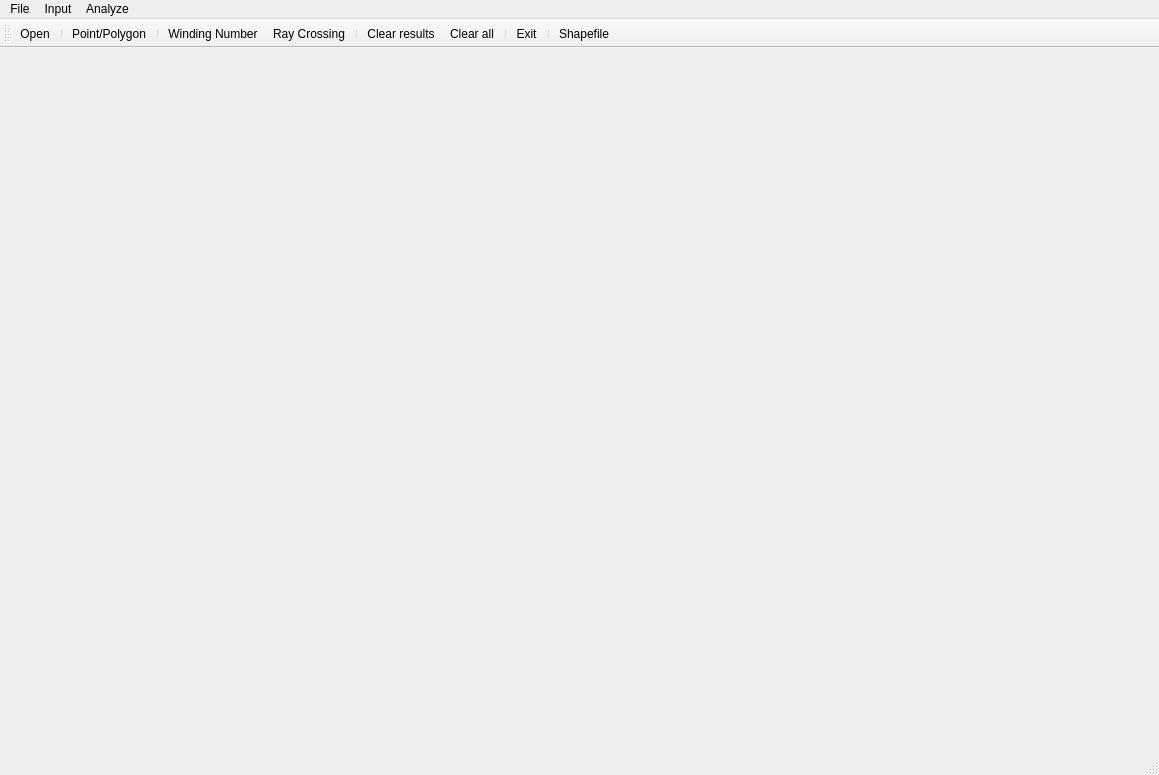
<?xml version="1.0" encoding="UTF-8"?>
<ui version="4.0">
 <class>MainForm</class>
 <widget class="QMainWindow" name="MainForm">
  <property name="geometry">
   <rect>
    <x>0</x>
    <y>0</y>
    <width>1159</width>
    <height>775</height>
   </rect>
  </property>
  <property name="windowTitle">
   <string>Analyze point and polyhon position</string>
  </property>
  <widget class="QWidget" name="centralwidget">
   <layout class="QHBoxLayout" name="horizontalLayout">
    <item>
     <widget class="Draw" name="Canvas" native="true">
      <property name="sizePolicy">
       <sizepolicy hsizetype="Expanding" vsizetype="Expanding">
        <horstretch>0</horstretch>
        <verstretch>0</verstretch>
       </sizepolicy>
      </property>
     </widget>
    </item>
   </layout>
  </widget>
  <widget class="QMenuBar" name="menubar">
   <property name="geometry">
    <rect>
     <x>0</x>
     <y>0</y>
     <width>1159</width>
     <height>23</height>
    </rect>
   </property>
   <widget class="QMenu" name="menuFile">
    <property name="title">
     <string>File</string>
    </property>
    <addaction name="actionOpen"/>
    <addaction name="separator"/>
    <addaction name="actionExit"/>
    <addaction name="actionShapefile"/>
   </widget>
   <widget class="QMenu" name="menuInput">
    <property name="title">
     <string>Input</string>
    </property>
    <addaction name="actionPoint_Polygon"/>
    <addaction name="separator"/>
    <addaction name="actionClear_data"/>
    <addaction name="actionClear_all"/>
   </widget>
   <widget class="QMenu" name="menuAnalyze">
    <property name="title">
     <string>Analyze</string>
    </property>
    <addaction name="actionWinding_Number"/>
    <addaction name="actionRay_Crossing"/>
   </widget>
   <addaction name="menuFile"/>
   <addaction name="menuInput"/>
   <addaction name="menuAnalyze"/>
  </widget>
  <widget class="QStatusBar" name="statusbar"/>
  <widget class="QToolBar" name="toolBar">
   <property name="windowTitle">
    <string>toolBar</string>
   </property>
   <attribute name="toolBarArea">
    <enum>TopToolBarArea</enum>
   </attribute>
   <attribute name="toolBarBreak">
    <bool>false</bool>
   </attribute>
   <addaction name="actionOpen"/>
   <addaction name="separator"/>
   <addaction name="actionPoint_Polygon"/>
   <addaction name="separator"/>
   <addaction name="actionWinding_Number"/>
   <addaction name="actionRay_Crossing"/>
   <addaction name="separator"/>
   <addaction name="actionClear_data"/>
   <addaction name="actionClear_all"/>
   <addaction name="separator"/>
   <addaction name="actionExit"/>
   <addaction name="separator"/>
   <addaction name="actionShapefile"/>
  </widget>
  <action name="actionOpen">
   <property name="icon">
    <iconset resource="icons.qrc">
     <normaloff>:/icons/open_file.png</normaloff>:/icons/open_file.png</iconset>
   </property>
   <property name="text">
    <string>Open</string>
   </property>
   <property name="toolTip">
    <string>Open a file</string>
   </property>
  </action>
  <action name="actionExit">
   <property name="icon">
    <iconset resource="icons.qrc">
     <normaloff>:/icons/exit.png</normaloff>:/icons/exit.png</iconset>
   </property>
   <property name="text">
    <string>Exit</string>
   </property>
   <property name="toolTip">
    <string>Close application</string>
   </property>
  </action>
  <action name="actionPoint_Polygon">
   <property name="checkable">
    <bool>true</bool>
   </property>
   <property name="icon">
    <iconset resource="icons.qrc">
     <normaloff>:/icons/pointpol.png</normaloff>:/icons/pointpol.png</iconset>
   </property>
   <property name="text">
    <string>Point/Polygon</string>
   </property>
   <property name="toolTip">
    <string>Input point or polygon</string>
   </property>
  </action>
  <action name="actionClear_data">
   <property name="icon">
    <iconset resource="icons.qrc">
     <normaloff>:/icons/clear.png</normaloff>:/icons/clear.png</iconset>
   </property>
   <property name="text">
    <string>Clear results</string>
   </property>
  </action>
  <action name="actionWinding_Number">
   <property name="icon">
    <iconset resource="icons.qrc">
     <normaloff>:/icons/winding.png</normaloff>:/icons/winding.png</iconset>
   </property>
   <property name="text">
    <string>Winding Number</string>
   </property>
   <property name="toolTip">
    <string>Analyze point and polygon position using Winding Number</string>
   </property>
  </action>
  <action name="actionRay_Crossing">
   <property name="icon">
    <iconset resource="icons.qrc">
     <normaloff>:/icons/ray.png</normaloff>:/icons/ray.png</iconset>
   </property>
   <property name="text">
    <string>Ray Crossing</string>
   </property>
   <property name="toolTip">
    <string>Analyze point and polygon position using Ray Crossing</string>
   </property>
  </action>
  <action name="actionClear_all">
   <property name="icon">
    <iconset resource="icons.qrc">
     <normaloff>:/icons/clear_all.png</normaloff>:/icons/clear_all.png</iconset>
   </property>
   <property name="text">
    <string>Clear all</string>
   </property>
   <property name="toolTip">
    <string>Clear all data and results</string>
   </property>
  </action>
  <action name="actionShapefile">
   <property name="text">
    <string>Shapefile</string>
   </property>
  </action>
 </widget>
 <customwidgets>
  <customwidget>
   <class>Draw</class>
   <extends>QWidget</extends>
   <header location="global">draw.h</header>
   <container>1</container>
  </customwidget>
 </customwidgets>
 <resources>
  <include location="icons.qrc"/>
 </resources>
 <connections/>
</ui>
